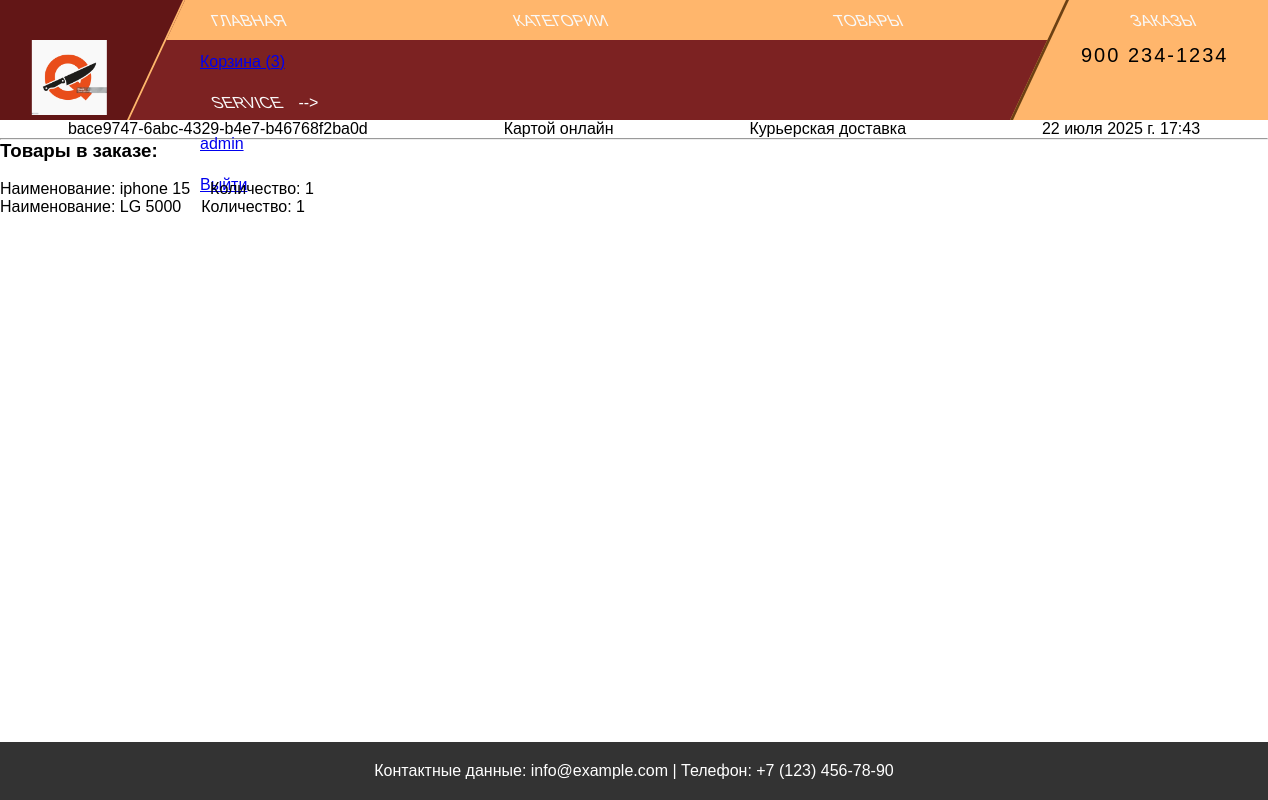
The page /orders/detail/bace9747-6abc-4329-b4e7-b46768f2ba0d/ (signed in) on the database its author committed.
### users/models.py (models this page shows)
class CustomUser(AbstractUser):
    phone = models.CharField(max_length=20, verbose_name="Телефон")
    city = models.CharField(max_length=100, verbose_name="Город")
    image = models.ImageField(upload_to="users/", null=True, verbose_name='Изображение')

### orders/models.py (models this page shows, shortened)
class Order(models.Model):
    number = models.CharField(primary_key=True, unique=True, max_length=256, editable=False)
    user = models.ForeignKey(User, on_delete=models.CASCADE, editable=False, null=True)
    cart = models.OneToOneField(CartUser, on_delete=models.SET_NULL, editable=False, null=True)
    status = models.CharField(max_length=50, default='в обработке', editable=False)
    payment = models.CharField(max_length=50, default='картой', choices=PAYMENT_CHOISES)
    delivery = models.CharField(max_length=50, default='самовывоз из магазина', choices=DELIVERY_CHOISES)
    address = models.TextField(null=True)
    created_at = models.DateTimeField(auto_now_add=True, editable=False)
    name = models.CharField(max_length=50, null=True)
    last_name = models.CharField(max_length=50, null=True)
    email = models.EmailField(null=True)
    phone = models.CharField(max_length=20, null=True)

class OrderItem(models.Model):
    order = models.ForeignKey(Order, on_delete=models.CASCADE, related_name='order_items')
    product = models.ForeignKey(Product, on_delete=models.SET_NULL, null=True)
    quantity = models.IntegerField()

### shop/models.py (models this page shows, shortened)
class Product(models.Model):
    category = models.ForeignKey(Category,
                                 related_name='products',
                                 on_delete=models.CASCADE)
    name = models.CharField(max_length=200,
                            verbose_name='Название')
    description = models.TextField(blank=True)
    slug = models.SlugField(max_length=200)
    image = models.ImageField(upload_to='products/%Y/%m/%d',
                              blank=True)
    price = models.DecimalField(max_digits=10,
                                decimal_places=2)
    available = models.BooleanField(default=True)
    created = models.DateTimeField(auto_now_add=True)
    updated = models.DateTimeField(auto_now=True)
    class Meta:
        ordering = ['name']
        indexes = [
            models.Index(fields=['id', 'slug']),
            models.Index(fields=['name']),
            models.Index(fields=['-created']),
        ]
        verbose_name = 'Товар'
        verbose_name_plural = 'Товары'

### orders/views.py (the view)
# urls.py: path('detail/<str:number>/', order_detail, name='order_detail'),
@login_required
def order_detail(request, number):
    order = get_object_or_404(Order, number=number)
    if request.user != order.user:
        raise PermissionDenied
        order_items = order.order_items.all()
        context = {"order": order, "order_items": order_items}
        return render(request, template_name="orders/order_detail.html", context=context)
    order = get_object_or_404(Order, number=number, user=request.user)
    order_items = order.order_items.all()
    context = {"order": order, "order_items": order_items}
    return render(request, template_name="orders/order_detail.html", context=context)

### cart/context_processors.py (called while the page is built)
def cart(request):
    if request.user.id:
        return {'cart': ProductCartUser(request)}
    return {'cart': Cart(request)}

### cart/views.py (called while the page is built)
    def __len__(self):
        return sum(item['quantity'] for item in self.cart.values())

### orders/context_processors.py (called while the page is built)
def quick_order_form(request):
    return {'quick_order_form': QuickOrderForm()}

### orders/templates/orders/order_detail.html (shortened to what this page needs)
{% extends 'base.html' %}
{% load static %}
{% block content %}
<div class="order-item">
    <div class="order-number">{{order.number}}</div>
    <div class="order-payment">{{order.get_payment_display}}</div>
    <div class="order-delivery">{{order.get_delivery_display}}</div>
    <div class="order-date">{{order.created_at}}</div>
</div>
<hr>
<h3>Товары в заказе:</h3>
<br>
{% for item in order_items %}
    <div class="item">
        <div>Наименование: {{ item.product.name }}</div>
        <div>Количество: {{ item.quantity }}</div>
    </div>
{% endfor %}
{% endblock content %}

### templates/base.html (shortened to what this page needs)
{% load static %}
<!DOCTYPE html>
<html lang="ru">
<head>
    <link rel="stylesheet" href="{% static 'css/styles.css' %}">
</head>
<body>
<header>
    <div role="navigation">
      <div class="">
        <div class="brand-logo">
          <a href=""><img src="/static/img/knife2.jpeg" /></a>
        </div>
        <div class="brand-phone">
          <a href="#">900 234-1234</a>
        </div>
        <div class="text-center">
          <nav class="top-bar-wrap">
            <ul class="top-bar">
              <li class="nav-item">
                <a href="{% url 'index' %}"" class="nav-link"><span class="inner-link">Главная</span></a>
              </li>
              <li class="nav-item">
                <a href="{% url 'categories' %}" class="nav-link"><span class="inner-link">Категории</span></a>
              </li>
              <li class="nav-item">
                <a href="{% url 'products' %}" class="nav-link"><span class="inner-link">Товары</span></a>
              </li>
              <li class="nav-item">
                <a href="{% url 'orders' %}" class="nav-link"><span class="inner-link">Заказы</span></a>
              </li>
              {% if cart|length != 0 %}
              <li><a href="{% url 'cart_detail' %}">Корзина (<span id="cartLengthHeader">{{cart|length}}</span>)</a></li>
              {% else %}-->
              <li><a href="{% url 'cart_detail' %}">Корзина <span id="cartLengthHeader"></span></a></li>
              {% endif %}
              <li class="nav-item">
                <a href="#" class="nav-link"><span class="inner-link">Service</span></a>
              </li>
              {% if request.user.id %}-->
              <li><a href="{% url 'users:detail' request.user.id %}">{{request.user}}</a></li>
              <li><a href="{% url 'users:logout' %}">Выйти</a></li>
              {% else %}-->
              <li><a href="{% url 'users:login' %}">Войти</a></li>
              <li><a href="{% url 'users:register' %}">Регистрация</a></li>
              {% endif %}
            </ul>
          </nav>
          <nav class="main-nav-wrap">
            <ul class="main-nav">
              <li class="nav-item">
              </li>
              <li class="nav-item">
              </li>
              <li class="nav-item">
              </li>
              <li class="nav-item">
              </li>
            </ul>
          </nav>
        </div>
      </div>
    </div>
</header>
    {% block content %}
    {% endblock content%}
    <footer class="footer__new">
        <p>Контактные данные: info@example.com | Телефон: +7 (123) 456-78-90</p>
    </footer>
</body>
</html>

### static/css/styles.css (style rules this page uses)
* { box-sizing: border-box; margin: 0; padding: 0; }
body { font-family: Arial, sans-serif; }
header { background-color: #e53d3d; color: white; }
footer { text-align: center; padding: 20px; background-color: #333; color: white; position: relative; bottom: 0; width: 100%; }
.footer__new { position: absolute; bottom: 0; left: 0; }
.top-bar .nav-item { display: inline-block; }
nav { padding: 0px; }
nav.top-bar-wrap { background: #ffb66c; }
.top-bar-wrap { height: 40px; line-height: 40px; }
.main-nav-wrap { height: 80px; line-height: 80px; }
nav.main-nav-wrap { background: #7c2222; font-size: 1.25rem }
nav.top-bar-wrap ul, nav.main-nav-wrap ul { margin-bottom: 0px; margin-top: 0px }
a.nav-link { border-left: 12px solid transparent; border-right: 12px solid transparent; color: #f9f9f9; text-transform: uppercase; font-family: ' Rubik' , sans-serif; transform: skew(-25deg); transition: all 400ms ease-out }
a .inner-link { display: inline-block; transform: skew(25deg) }
.nav-link { padding: 0px; }
.top-bar-wrap a { padding-left: 200px; height: 100px; line-height: 41px; }
.brand-logo img { height: 75px; transform: skew(25deg) }
.brand-phone a { display: block; font-size: 1.25em; text-decoration: none; color: #000000; letter-spacing: 2px; height: 40px; line-height: 1.5em; transform: skew(25deg) }
.brand-phone, .brand-logo { padding: 40px; position: absolute; top: 0; height: 120px; transform: skewX(-25deg); }
.brand-logo { left: -30px; padding-left: 70px; background: #621616; border-right: 2px solid #ffb66c; }
.brand-phone { right: 0; right: -30px; padding-right: 70px; background: #ffb66c; border-left: 3px solid #6c4013; }

### orders/templates/orders/order_detail.html (style rules this page uses)
.order-item { display: flex; justify-content: space-around; }
.item { display: flex; flex-direction: row; gap: 20px; }

### rows shown on the page
CustomUser: user "admin"
Order: number "bace9747-6abc-4329-b4e7-b46768f2ba0d", payment "Картой онлайн", delivery "Курьерская доставка", created_at "22 июля 2025 г. 17:43"
OrderItem: product.name "iphone 15", quantity "1"
OrderItem: product.name "LG 5000", quantity "1"

### other values the page prints
{{ cart|length }} "3"
